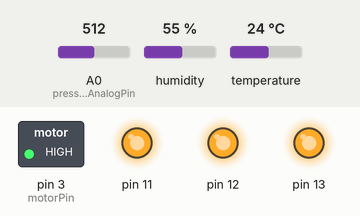
Bench run of a sketch on a simulated Arduino Uno, built with avr-gcc and run on an emulated ATmega328P. On the bench: switched loads named in the sketch (green lamp = pin HIGH), output pins drawn as LEDs (lit = HIGH). The inputs (shaded band) are chosen by the test bench; at power-on: A0 (pressureAnalogPin) = 512, humidity 55 %, temperature 24 °C. What the sketch prints to the serial monitor is not drawn.

Above: at 2.5 s.
At 6.0 s:
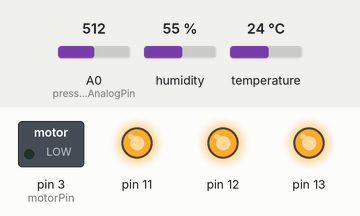
Timing chart, 0 to 8.1 s (numbered marks = the images above):
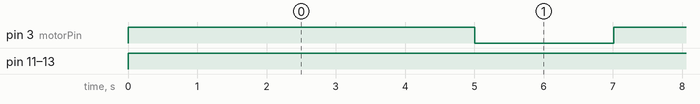

Measured:
- by itself, pin 3 (motorPin): alternates HIGH for 5.0 s and LOW for 2.0 s
- by itself, pin 11–13: LOW → HIGH at 0.00 s

The sketch:

Arduino_Code.ino
```cpp
//Include DHT library
#include <dht.h>

//Defining data pin
#define dataPin A4
dht DHT;

int pressureAnalogPin = 0;
int pressureReading;

int noPressure = 5;
int lightPressure = 100;
int mediumPressure = 200;
String strTemp;
String strHumid;
String strForce;
const int motorPin = 3;

void setup() {
  // put your setup code here, to run once:
Serial.begin(9600);
pinMode(11,OUTPUT);
pinMode(12,OUTPUT);
pinMode(13,OUTPUT);
pinMode(motorPin,OUTPUT);
}

void loop() {
  // put your main code here, to run repeatedly:

digitalWrite(11,HIGH);
digitalWrite(12,HIGH);
digitalWrite(13,HIGH);
pressureReading = analogRead(pressureAnalogPin);
int readData = DHT.read22(dataPin);
float temp = DHT.temperature;
float humid = DHT.humidity;
strTemp=String(temp);
strHumid=String(humid);
strForce=String(pressureReading);
Serial.print(strTemp+","+strHumid+","+strForce);
Serial.println();
//Serial.print(",");
//Serial.print(humid);
//Serial.print(",");
//Serial.print(pressureReading);
//Serial.print(",");
//Serial.println();
digitalWrite(motorPin, HIGH);
delay(5000);
digitalWrite(motorPin, LOW);

delay(2000);

}
```
